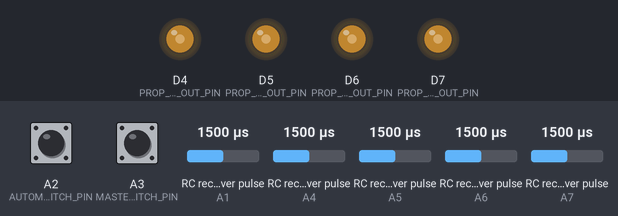
The sketch below on a simulated Arduino Due. Parts: output pins drawn as LEDs (lit = HIGH). Wiring (inferred from the names in the program): 5 × RC receiver channel: data A1 / data A4 / data A5 / data A6 / data A7. The inputs (shaded band) are chosen by the test bench; at power-on: A2 (AUTOMANUALSWITCH_PIN) LOW, A3 (MASTERSWITCH_PIN) LOW, RC receiver pulse (sensors on A1, A4, A5, A6, A7) 1500 µs (analog values on the 0–1023 scale). The ROS host is connected and sends only what is stated.

Above: at 0.1 s.
Timing chart, 0 to 1.6 s (numbered marks = the images above):
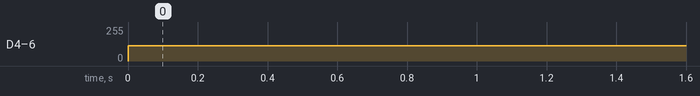

Measured:
- by itself, D4 (PROP_FOU_OUT_PIN), D5 (PROP_THR_OUT_PIN), D6 (PROP_TWO_OUT_PIN): 0/255 → 116/255 at 0.00 s

The sketch:

T3_ROS_Arduino.ino
```cpp
//Arduino Mega based 6 channel R/C Reader + Signal Writer to 6 ESCs
//Modified to
//Arduino Due based 6 channel R/C Reader + Signal Writer to 6 ESCs
//Modified to
//Arduino Due based 6 channel R/C Reader + Signal Writer to 4 ESCs for T3_Multirotor
//Modified for
//ROS competible system

//reference_publish:  http://wiki.ros.org/rosserial_arduino/Tutorials/Hello%20World
//reference_subscribe:http://wiki.ros.org/rosserial_arduino/Tutorials/Blink
//reference_array:    http://wiki.ros.org/rosserial_arduino/Tutorials/Servo%20Controller

//To interact w. ROS on computer, run rosrun rosserial_python serial_node.py /dev/"@devicename@"

// Arduino Due can change its frequency by modifying the varient.h file
// C:\Users\sjlaz\AppData\Local\Arduino15\packages\arduino\hardware\sam\1.6.10\variants\arduino_due_x
// Reference:         https://folk.uio.no/jeanra/Microelectronics/GettingTheBestOutOfPWMDue.html

// Update Logs
// 2016.05.04 First build
// 2016.05.11 Changed SW functions ex)calcSW
// 2017.01.18 Code modified for Arduino Due
// 2018.08.09 Code modified to operate under the ROS system w. rosserial
// 2018.08.15 Remapped the analogwrite->PWM relationship
// 2018.08.18 Activated 7th R/C channel

// Seung Jae Lee
// Seoul National University
// Department of Mechanical & Aerospace Engineering

// Loop Frequency : around 500 Hz
// Generated PWM Frequency : 455.846 Hz

// For ROS==============================================================================
#define USE_USBCON //use the following line if you have an arduino w. native port

#include <ros.h>
#include <std_msgs/MultiArrayLayout.h>
#include <std_msgs/MultiArrayDimension.h>
#include <std_msgs/Int16MultiArray.h>
#include <std_msgs/Int16.h>
//--------------------------------------------------------------------------------------

#if defined(ARDUINO) && ARDUINO >=100
#include "Arduino.h"
#else
#include <WProgram.h>
#endif

#include <Servo.h>

// For ROS==============================================================================
ros::NodeHandle nh;

std_msgs::Int16MultiArray RC;
ros::Publisher RC_readings("RC_readings", &RC);
//--------------------------------------------------------------------------------------

//Assign channel in pins================================================================
#define MASTERSWITCH_PIN      A3
#define AUTOMANUALSWITCH_PIN  A2
#define RC_ROLL_PIN           A7
#define RC_PITCH_PIN          A6
#define RC_YAW_PIN            A4
#define RC_THRUST_PIN         A5
#define RC_SERVO_SW_PIN       A1
//-------------------------------------------------------------------------------------

// Assign channel out pins=============================================================
#define PROP_ONE_OUT_PIN 7
#define PROP_TWO_OUT_PIN 6
#define PROP_THR_OUT_PIN 5
#define PROP_FOU_OUT_PIN 4
//-------------------------------------------------------------------------------------

//Flags===============================================================
#define SW_FLAG       1
#define ROLL_FLAG     2
#define PITCH_FLAG    4
#define YAW_FLAG      8
#define THRUST_FLAG   16
#define MSSW_FLAG     32
#define SERVO_FLAG    64

volatile uint8_t bUpdateFlagsShared;
//---------------------------------------------------------------------

//Set volatile variables===============================================================
// shared variables are updated by the ISR and read by loop.
// In loop we immediatley take local copies so that the ISR can keep ownership of the
// shared ones. To access these in loop
// we first turn interrupts off with noInterrupts
// we take a copy to use in loop and the turn interrupts back on
// as quickly as possible, this ensures that we are always able to receive new signals

volatile uint16_t unSWInShared;
volatile uint16_t unMSSWInShared;
volatile uint16_t unROLLInShared;
volatile uint16_t unPITCHInShared;
volatile uint16_t unYAWInShared;
volatile uint16_t unTHRUSTInShared;
volatile uint16_t unSERVOInShared;
//------------------------------------------------------------------------------------

//Pwm Rising Time recording variables=================================================
// These are used to record the rising edge of a pulse in the calcInput functions
// They do not need to be volatile as they are only used in the ISR. If we wanted
// to refer to these in loop and the ISR then they would need to be declared volatile

uint32_t ulSWStart;
uint32_t ulMSSWStart;
uint32_t ulROLLStart;
uint32_t ulPITCHStart;
uint32_t ulYAWStart;
uint32_t ulTHRUSTStart;
uint32_t ulSERVOStart;
//-----------------------------------------------------------------------------------

//Input variables====================================================================
int u1, u2, u3, u4;
//-----------------------------------------------------------------------------------


//Write PWM signals to motor ESCs===========================================================
void writePWM_Kill() {
  u1 = 1000;
  u2 = 1000;
  u3 = 1000;
  u4 = 1000;

  u1 = constrain( u1, 1000, 2000 );
  u2 = constrain( u2, 1000, 2000 );
  u3 = constrain( u3, 1000, 2000 );
  u4 = constrain( u4, 1000, 2000 );

  writePWM(u1, u2, u3, u4);
}

void writePWM_Odroid(const std_msgs::Int16MultiArray &cmd_msg) {
  u1 = cmd_msg.data[0];
  u2 = cmd_msg.data[1];
  u3 = cmd_msg.data[2];
  u4 = cmd_msg.data[3];

  u1 = constrain( u1, 1000, 2000 );
  u2 = constrain( u2, 1000, 2000 );
  u3 = constrain( u3, 1000, 2000 );
  u4 = constrain( u4, 1000, 2000 );
}

void writePWM(int ua1, int ua2, int ua3, int ua4) {

  ua1 = constrain( ua1, 1000, 2000 );
  ua2 = constrain( ua2, 1000, 2000 );
  ua3 = constrain( ua3, 1000, 2000 );
  ua4 = constrain( ua4, 1000, 2000 );

  //Write PWM Values to motor=============================================================
  analogWrite(PROP_ONE_OUT_PIN, ua1 * 1.866891 + 0.868104);
  analogWrite(PROP_TWO_OUT_PIN, ua2 * 1.866891 + 0.868104);
  analogWrite(PROP_THR_OUT_PIN, ua3 * 1.866891 + 0.868104);
  analogWrite(PROP_FOU_OUT_PIN, ua4 * 1.866891 + 0.868104);
  //--------------------------------------------------------------------------------------
}
//------------------------------------------------------------------------------------------


//Interrupt service routine=================================================================

void calcSW() {
  if (digitalRead(AUTOMANUALSWITCH_PIN)) {
    ulSWStart = micros();
  }
  else  {
    unSWInShared = (uint16_t)(micros() - ulSWStart);
    bUpdateFlagsShared |= SW_FLAG;
  }
}

void calcMSSW() {
  if (digitalRead(MASTERSWITCH_PIN))  {
    ulMSSWStart = micros();
  }
  else  {
    unMSSWInShared = (uint16_t)(micros() - ulMSSWStart);
    bUpdateFlagsShared |= MSSW_FLAG;
  }
}

void calcROLL() {
  if (digitalRead(RC_ROLL_PIN))  {
    ulROLLStart = micros();
  }
  else  {
    unROLLInShared = (uint16_t)(micros() - ulROLLStart);
    bUpdateFlagsShared |= ROLL_FLAG;
  }
}

void calcPITCH() {
  if (digitalRead(RC_PITCH_PIN))  {
    ulPITCHStart = micros();
  }
  else  {
    unPITCHInShared = (uint16_t)(micros() - ulPITCHStart);
    bUpdateFlagsShared |= PITCH_FLAG;
  }
}

void calcYAW() {
  if (digitalRead(RC_YAW_PIN))  {
    ulYAWStart = micros();
  }
  else  {
    unYAWInShared = (uint16_t)(micros() - ulYAWStart);
    bUpdateFlagsShared |= YAW_FLAG;
  }
}

void calcTHRUST() {
  if (digitalRead(RC_THRUST_PIN))  {
    ulTHRUSTStart = micros();
  }
  else  {
    unTHRUSTInShared = (uint16_t)(micros() - ulTHRUSTStart);
    bUpdateFlagsShared |= THRUST_FLAG;
  }
}

void calcSERVO() {
  if (digitalRead(RC_SERVO_SW_PIN)) {
    ulSERVOStart = micros();
  }
  else  {
    unSERVOInShared = (uint16_t)(micros() - ulSERVOStart);
    bUpdateFlagsShared |= SERVO_FLAG;
  }
}
//-------------------------------------------------------------------------------------------

// For ROS==================================================================================
ros::Subscriber<std_msgs::Int16MultiArray> PWMs("PWMs", writePWM_Odroid);
//------------------------------------------------------------------------------------------

void setup() {
  Serial.begin(57600);

  // For ROS========================================================================
  nh.initNode();
  //RC.layout.dim=(std_msgs::MultiArrayDimension *)
  //malloc(sizeof(std_msgs::MultiArrayDimension) *2);
  //RC.layout.dim[0].label="RC";
  //RC.layout.dim[0].size=5;
  //RC.layout.dim[0].stride=1*5;
  //RC.layout.data_offset=0;
  RC.data = (short int *)malloc(sizeof(short int) * 6);
  RC.data_length = 6;
  nh.advertise(RC_readings);
  nh.subscribe(PWMs);
  //--------------------------------------------------------------------------------

  //Attach Interrupts===============================================================
  // used to read the channels
  attachInterrupt(AUTOMANUALSWITCH_PIN, calcSW, CHANGE);
  attachInterrupt(MASTERSWITCH_PIN, calcMSSW, CHANGE);
  attachInterrupt(RC_ROLL_PIN, calcROLL, CHANGE);
  attachInterrupt(RC_PITCH_PIN, calcPITCH, CHANGE);
  attachInterrupt(RC_YAW_PIN, calcYAW, CHANGE);
  attachInterrupt(RC_THRUST_PIN, calcTHRUST, CHANGE);
  attachInterrupt(RC_SERVO_SW_PIN, calcSERVO, CHANGE);
  //-------------------------------------------------------------------------------

  //Read&Write Resolution Setting==================================================
  analogReadResolution(12);
  analogWriteResolution(12);
  //-------------------------------------------------------------------------------

  //Pinmode Setting================================================================
  pinMode(PROP_ONE_OUT_PIN, OUTPUT);
  pinMode(PROP_TWO_OUT_PIN, OUTPUT);
  pinMode(PROP_THR_OUT_PIN, OUTPUT);
  pinMode(PROP_FOU_OUT_PIN, OUTPUT);

  //pinMode(9,OUTPUT); //used for checking loop time
  //pinMode(13,OUTPUT);//used for latency time check
  //-------------------------------------------------------------------------------
}

void loop() {

  //Input value=====================================================================
  // create local variables to hold a local copies of the channel inputs
  // these are declared static so that thier values will be retained
  // between calls to loop.
  static uint16_t unSWIn;
  static uint16_t unMSSWIn;
  static uint16_t unROLLIn;
  static uint16_t unPITCHIn;
  static uint16_t unYAWIn;
  static uint16_t unTHRUSTIn;
  static uint16_t unSERVOIn;
  //---------------------------------------------------------------------------------

  //Local copy of update flags======================================================
  static uint8_t bUpdateFlags;
  //---------------------------------------------------------------------------------

  //Update RCinput====================================================================

  if (bUpdateFlagsShared) {
    noInterrupts();
    bUpdateFlags = bUpdateFlagsShared;

    if (bUpdateFlags & SW_FLAG) {
      unSWIn = unSWInShared;
    }
    if (bUpdateFlags & MSSW_FLAG) {
      unMSSWIn = unMSSWInShared;
    }
    if (bUpdateFlags & ROLL_FLAG) {
      unROLLIn = unROLLInShared;
    }
    if (bUpdateFlags & PITCH_FLAG) {
      unPITCHIn = unPITCHInShared;
    }
    if (bUpdateFlags & YAW_FLAG) {
      unYAWIn = unYAWInShared;
    }
    if (bUpdateFlags & THRUST_FLAG) {
      unTHRUSTIn = unTHRUSTInShared;
    }
    if (bUpdateFlags & SERVO_FLAG) {
      unSERVOIn = unSERVOInShared;
    }

    bUpdateFlagsShared = 0;
    interrupts();
  }
  //----------------------------------------------------------------------------------------

  //Kill UAV================================================================================
  if ( unMSSWIn < 1500 ) {
    writePWM_Kill();
  }
  //----------------------------------------------------------------------------------------

  //Under Odroid's command==================================================================
  else {
    writePWM(u1, u2, u3, u4);
  }
  //----------------------------------------------------------------------------------------

  //Make constraint from 1000 to 2000 preventing overshoot==================================
  unSWIn = constrain( unSWIn, 1000, 2000 );
  unMSSWIn = constrain(unMSSWIn, 1000, 2000 );
  unROLLIn = constrain( unROLLIn, 1000, 2000 );
  unPITCHIn = constrain( unPITCHIn, 1000, 2000 );
  unYAWIn = constrain( unYAWIn, 1000, 2000 );
  unTHRUSTIn = constrain( unTHRUSTIn, 1000, 2000 );
  unSERVOIn = constrain( unSERVOIn, 1000, 2000 );
  //------------------------------------------------------------------------------------------


  // For ROS (Write to odroid ROS)==========================================================
  RC.data[0] = unROLLIn;
  RC.data[1] = unPITCHIn;
  RC.data[2] = unYAWIn;
  RC.data[3] = unTHRUSTIn;
  RC.data[4] = unSWIn;
  RC.data[5] = unSERVOIn;

  RC_readings.publish(&RC);
  nh.spinOnce();
  //----------------------------------------------------------------------------------------

  //For checking the latency btn cmd and response===========================================
  //if(unTHRUSTIn==u1){
  //  digitalWrite(13,HIGH);
  //}
  //else{
  //  digitalWrite(13,LOW);
  //}
  //----------------------------------------------------------------------------------------

  delay(2);
}
```
